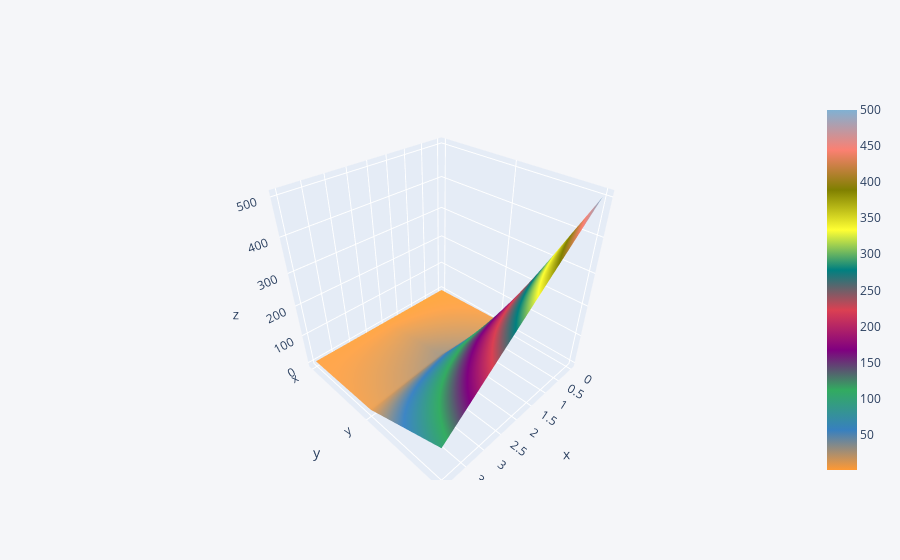

The code cell stored with this chart in its notebook:
### Code cell
df3.iplot(kind = 'surface',size = 20)  # surface plot

### Figure 1 — Plotly figure (JSON) as saved in the notebook; plotly's stock layout.template omitted (floating-point values rounded to 4 significant figures)
{"data": [{"colorscale": [[0, "rgb(255, 153, 51)"], [0.1111, "rgb(55, 128, 191)"], [0.2222, "rgb(50, 171, 96)"], [0.3333, "rgb(128, 0, 128)"], [0.4444, "rgb(219, 64, 82)"], [0.5556, "rgb(0, 128, 128)"], [0.6667, "rgb(255, 255, 51)"], [0.7778, "rgb(128, 128, 0)"], [0.8889, "rgb(251, 128, 114)"], [1, "rgb(128, 177, 211)"]], "type": "surface", "x": [0, 1, 2, 3, 4], "y": ["x", "y", "z"], "z": [[1, 2, 3, 4, 5], [10, 20, 30, 20, 10], [500, 400, 300, 200, 100]]}], "layout": {"legend": {"bgcolor": "#F5F6F9", "font": {"color": "#4D5663"}}, "paper_bgcolor": "#F5F6F9", "plot_bgcolor": "#F5F6F9", "title": {"font": {"color": "#4D5663"}}, "xaxis": {"gridcolor": "#E1E5ED", "showgrid": true, "tickfont": {"color": "#4D5663"}, "title": {"font": {"color": "#4D5663"}, "text": ""}, "zerolinecolor": "#E1E5ED"}, "yaxis": {"gridcolor": "#E1E5ED", "showgrid": true, "tickfont": {"color": "#4D5663"}, "title": {"font": {"color": "#4D5663"}, "text": ""}, "zerolinecolor": "#E1E5ED"}}}
